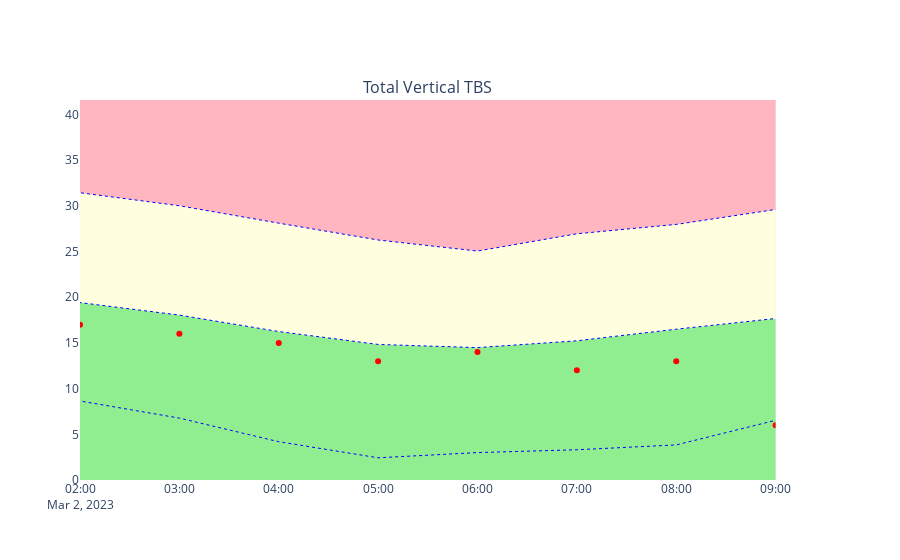

The cell this chart's notebook holds for it:
### Code cell
def create_fig(df, forecast, metric):

    fig = make_subplots(
        specs=[[{"secondary_y": True}]], subplot_titles=[metric])


    fig.add_trace(go.Scatter(x=forecast.ds, y=forecast
                              [metric+'_yhat'], mode='lines', name='Total Vertical TBS (expected)', showlegend=False, line=dict(color='blue', width=1, dash='dot'),fill='tozeroy', fillcolor='lightgreen'))
    fig.add_trace(go.Scatter(x=forecast.ds, y=forecast
                              [metric+'_yhat_upper'], mode='lines', name='Total Vertical TBS (expected)', showlegend=False, line=dict(color='blue', width=1, dash='dot'), fill='tonexty', fillcolor='lightyellow'))
    fig.add_trace(go.Scatter(x=forecast.ds, y=forecast
                              [metric+'_yhat_upper']*10, mode='lines', name='Total Vertical TBS (expected)', showlegend=False, line=dict(color='blue', width=1, dash='dot'), fill='tonexty', fillcolor='lightpink'))
    fig.add_trace(go.Scatter(x=forecast.ds, y=forecast
                              [metric+'_yhat_lower'], mode='lines', name='Total Vertical TBS (expected)', showlegend=False, line=dict(color='blue', width=1, dash='dot')))

    fig.add_trace(go.Scatter(x=df.ds, y=df
                              [metric], mode='markers', name=metric, showlegend=False, line=dict(color='red', width=2)))
    

    
    # fig.add_trace(go.Scatter(x=verticalTBS_forecast.ds, y=verticalTBS_forecast.verticalTBS, mode='lines',
    #                           name='Total Inflow', showlegend=False,
    #                           line=dict(color='green', width=2, dash='dot')
    #                           ))

    # fig.update_yaxes(title_text="Total", secondary_y=False, range=[0, max(
    #     df[df.Date == current.Date]['Total Vertical TBS'].max(), todays_forecast['Total Vertical TBS_yhat_upper'].max())+1])
    # fig.show()
    fig.update_xaxes(range=[df.head(8).ds.min(), df.head(8).ds.max()])
    fig.update_yaxes(range=[0, max(df.head(8)[metric].max()*1.2, forecast.head(8)[metric+'_yhat_upper'].max()*1.2)])

    fig.write_image("../images/{}.png".format(metric))
    return fig
create_fig(df,forecast,'Total Vertical TBS')

### Figure 1 — Plotly figure (JSON) as saved in the notebook; plotly's stock layout.template omitted (floating-point values rounded to 4 significant figures; data arrays with more than 128 entries replaced by an {"elided": "..."} marker saying what was removed)
{"data": [{"fill": "tozeroy", "fillcolor": "lightgreen", "line": {"color": "blue", "dash": "dot", "width": 1}, "mode": "lines", "name": "Total Vertical TBS (expected)", "showlegend": false, "type": "scatter", "x": {"elided": "336 str values"}, "y": {"elided": "336 float values"}}, {"fill": "tonexty", "fillcolor": "lightyellow", "line": {"color": "blue", "dash": "dot", "width": 1}, "mode": "lines", "name": "Total Vertical TBS (expected)", "showlegend": false, "type": "scatter", "x": {"elided": "336 str values"}, "y": {"elided": "336 float values"}}, {"fill": "tonexty", "fillcolor": "lightpink", "line": {"color": "blue", "dash": "dot", "width": 1}, "mode": "lines", "name": "Total Vertical TBS (expected)", "showlegend": false, "type": "scatter", "x": {"elided": "336 str values"}, "y": {"elided": "336 float values"}}, {"line": {"color": "blue", "dash": "dot", "width": 1}, "mode": "lines", "name": "Total Vertical TBS (expected)", "showlegend": false, "type": "scatter", "x": {"elided": "336 str values"}, "y": {"elided": "336 float values"}}, {"line": {"color": "red", "width": 2}, "mode": "markers", "name": "Total Vertical TBS", "showlegend": false, "type": "scatter", "x": {"elided": "336 str values"}, "y": {"elided": "336 int values"}}], "layout": {"annotations": [{"font": {"size": 16}, "showarrow": false, "text": "Total Vertical TBS", "x": 0.47, "xanchor": "center", "xref": "paper", "y": 1, "yanchor": "bottom", "yref": "paper"}], "xaxis": {"anchor": "y", "domain": [0, 0.94], "range": ["2023-03-02T02:00:00", "2023-03-02T09:00:00"]}, "yaxis": {"anchor": "x", "domain": [0, 1], "range": [0, 41.58]}, "yaxis2": {"anchor": "x", "overlaying": "y", "range": [0, 41.58], "side": "right"}}}
